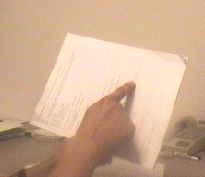
#> input picture MP2/hough code/paper.bmp, 205 x 177 px
$ python 'main(3).py'
#> lines starting #> are read from the running program, lines starting #| are printed output that depends on the picture; after the words box and inside, x2 and y2 are one past the last pixel; in counts of white or black regions, pixels touching at a corner belong together
import cv2
import numpy as np
import math

def HoughTransform(edge_map):
    theta_values = np.deg2rad(np.arange(-90.0, 90.0))
    height, width = edge_map.shape
    diagonal_length = int(round(math.sqrt(width * width + height * height)))
    rho_values = np.linspace(-diagonal_length, diagonal_length, diagonal_length * 2 + 1)

    accumulator = np.zeros((len(rho_values), len(theta_values)), dtype=int)
    y_coordinates, x_coordinates = np.nonzero(edge_map)

    for edge_idx in range(len(x_coordinates)):
        x = x_coordinates[edge_idx]
        y = y_coordinates[edge_idx]
        for theta_idx in range(len(theta_values)):
            theta = theta_values[theta_idx]
            rho = int(round(x * np.cos(theta) + y * np.sin(theta)))
            accumulator[rho + diagonal_length, theta_idx] += 1

        # print("%d out of %d edges have voted" % (edge_idx+1, len(x_coordinates)))
        # cv2.imshow("Accumulator", (accumulator * 255 / accumulator.max()).astype(np.uint8))
        # cv2.waitKey(0)
    return accumulator, theta_values, rho_values


im = cv2.imread('paper.bmp')
#> im is the input picture: shape (177, 205, 3); mean B, G, R 144.6, 171.8, 206.6

im_gray = cv2.cvtColor(im, cv2.COLOR_BGR2GRAY)
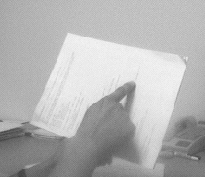
#> im_gray: shape (177, 205); min 63, max 245, mean 179

edge_map = cv2.Canny(im_gray, 70, 150)
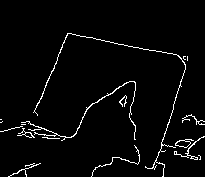
#> edge_map: shape (177, 205); 3.2% white in thin lines or dots, all inside (x1, y1, x2, y2) = (0, 33, 205, 177)

accumulator, theta_values, rho_values = HoughTransform(edge_map)
#> in HoughTransform, `y_coordinates, x_coordinates = np.nonzero(edge_map)`: y_coordinates = 1164 values from 33 to 176; x_coordinates = 1164 values, max 204 at index 516, min 0 at index 478, mean 112.8
#> the loop in HoughTransform, `for edge_idx in range(len(x_coordinates)):` made 1164 passes
#> (x, y) on passes 1 to 3: (67, 33), (68, 33), (69, 33)
#> after the loop in HoughTransform, `for edge_idx in range(len(x_coordinates)):`:
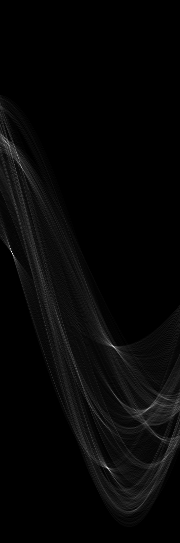
#> accumulator: shape (543, 180) int64; min 0, max 80, mean 2.1; drawn with min black and max white
#> theta_values = 180 values from -1.57 to 1.55; rho_values = 543 values from -271 to 271

lines = np.argwhere(accumulator > 30)
#> lines = 81 pairs, first value 135 to 471, second value 1 to 164

height, width = im_gray.shape
#> height = 177; width = 205
for line in lines:
    rho = rho_values[line[0]]
    theta = theta_values[line[1]]
    slope = -np.cos(theta)/np.sin(theta)
    intercept = rho/np.sin(theta)
    x1, x2 = 0, width
    y1 = int(slope*x1 + intercept)
    y2 = int(slope*x2 + intercept)
    cv2.line(im, (x1, y1), (x2, y2), (0, 0, 255), 2)
#> this loop made 81 passes
#> (line, rho, theta, slope, intercept, y1, y2) on passes 1 to 12: ([135, 1], -136, -1.55, 0.0175, 136, 136, 139), ([137, 2], -134, -1.54, 0.0349, 134.1, 134, 141), ([137, 4], -134, -1.5, 0.0699, 134.3, 134, 148), ([138, 2], -133, -1.54, 0.0349, 133.1, 133, 140), ([138, 5], -133, -1.48, 0.0875, 133.5, 133, 151), ([139, 3], -132, -1.52, 0.0524, 132.2, 132, 142), ([139, 6], -132, -1.47, 0.105, 132.7, 132, 154), ([140, 4], -131, -1.5, 0.0699, 131.3, 131, 145), ([140, 7], -131, -1.45, 0.123, 132, 131, 157), ([141, 5], -130, -1.48, 0.0875, 130.5, 130, 148), ([141, 7], -130, -1.45, 0.123, 131, 130, 156), ([142, 5], -129, -1.48, 0.0875, 129.5, 129, 147)
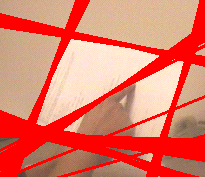
#> im: shape (177, 205, 3); mean B, G, R 102.7, 121.4, 225.6
    # cv2.imshow("Output", im)
    # cv2.waitKey(0)

cv2.imshow("Edges", edge_map)
cv2.imshow("Hough Transform", (accumulator*255/accumulator.max()).astype(np.uint8))
cv2.imshow("Output", im)
cv2.waitKey(0)
cv2.destroyAllWindows()
